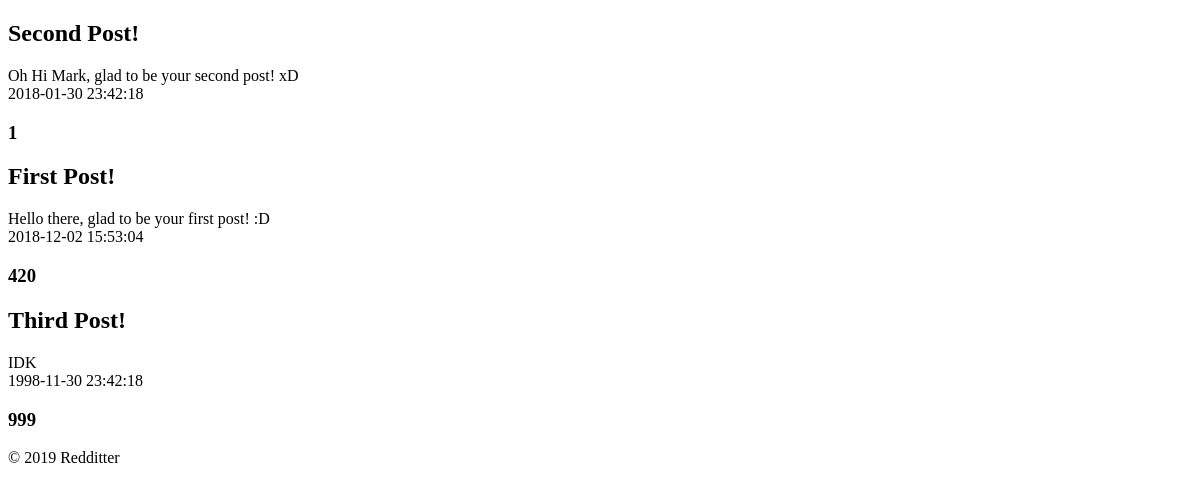
The app's page /pages/feed_page.php, older data.
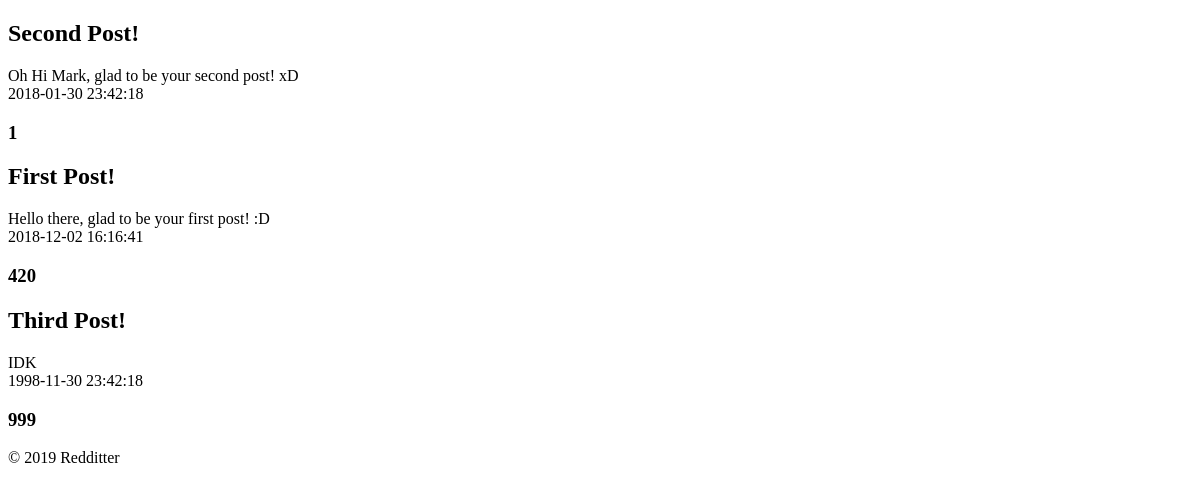
The same page, newer data.
### tables this page shows
CREATE TABLE Post (
    postID INTEGER PRIMARY KEY AUTOINCREMENT,
    userID VARCHAR REFERENCES User ON DELETE CASCADE,
    title VARCHAR NOT NULL,
    content VARCHAR NOT NULL,
    postDate DATE NOT NULL DEFAULT (datetime('now', 'localtime')),
    points INTEGER DEFAULT 0
);

### database/post.php (called while the page is built, shortened)
<?php
require_once($_SERVER['DOCUMENT_ROOT'].'/includes/init.php');
function getAllPosts($cat, $order) {
	global $dbh;
	try {
		switch($cat) {
			case "p":
				if($order == "a")
					$stmt = $dbh->prepare("SELECT * FROM Post ORDER BY points ASC");
				else if($order == "d")
					$stmt = $dbh->prepare("SELECT * FROM Post ORDER BY points DESC");
				break;
		}
		$stmt->execute();
		return $stmt->fetchAll();
	} catch(PDOException $e) {
		echo $e->getMessage();
		return null;
	}
}
?>

### templates/story_post.php (the view)
<article>
    <header>
        <h2><?=$post['title']?></h1>
    </header>
    <p>
        <?=$post['content']?> <br>
        <?=$post['postDate']?>
    </p>
    <h3>
        <?=$post['points']?>
    </h3>
</article>

### templates/common/header.php (shortened to what this page needs)
<!DOCTYPE html>
<html>
    <head>
        <link rel='stylesheet' href='/css/style.css'>
    </head>
    <body>

### pages/feed_page.php
<?php
    include_once($_SERVER['DOCUMENT_ROOT'].'/templates/common/header.php');
    include_once($_SERVER['DOCUMENT_ROOT'].'/database/post.php');
    $posts = getAllPosts("p", "a");
    foreach($posts as $post) {
		include($_SERVER['DOCUMENT_ROOT'].'/templates/story_post.php');
    }
    include_once($_SERVER['DOCUMENT_ROOT'].'/templates/common/footer.php');
?>

### templates/common/footer.php
        <footer>
            &copy; 2019 Redditter
        </footer>
    </body>
</html>

### css/style.css (style rules this page uses)
body { background-image: url('/img/background2.png'); background-attachment: fixed; }

Row changes from the older to the newer data that the page shows:
changed post "First Post!": postDate "2018-12-02 15:53:04" → "2018-12-02 16:16:41"
